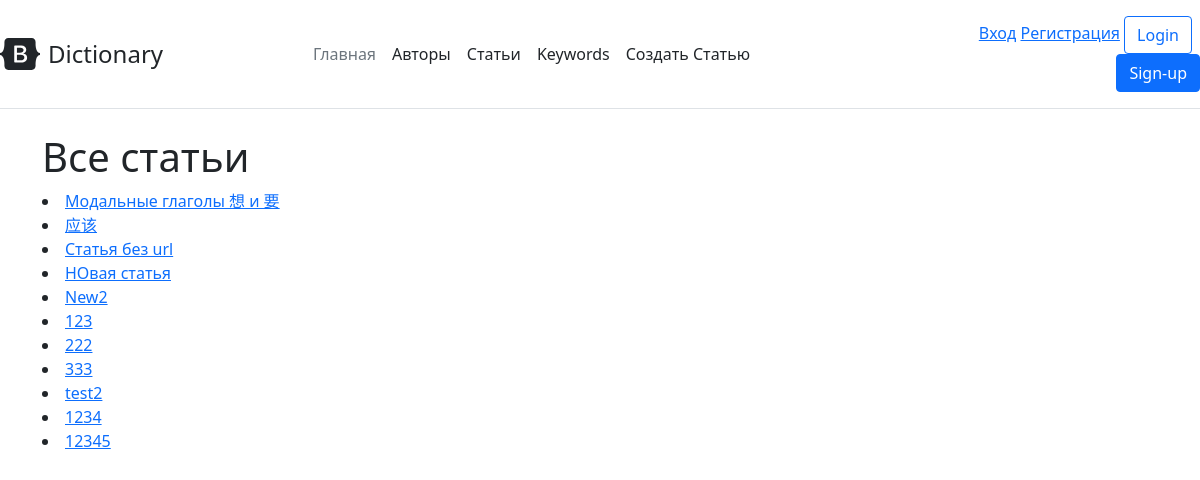
/article_list/, run on an earlier commit of the app's database.
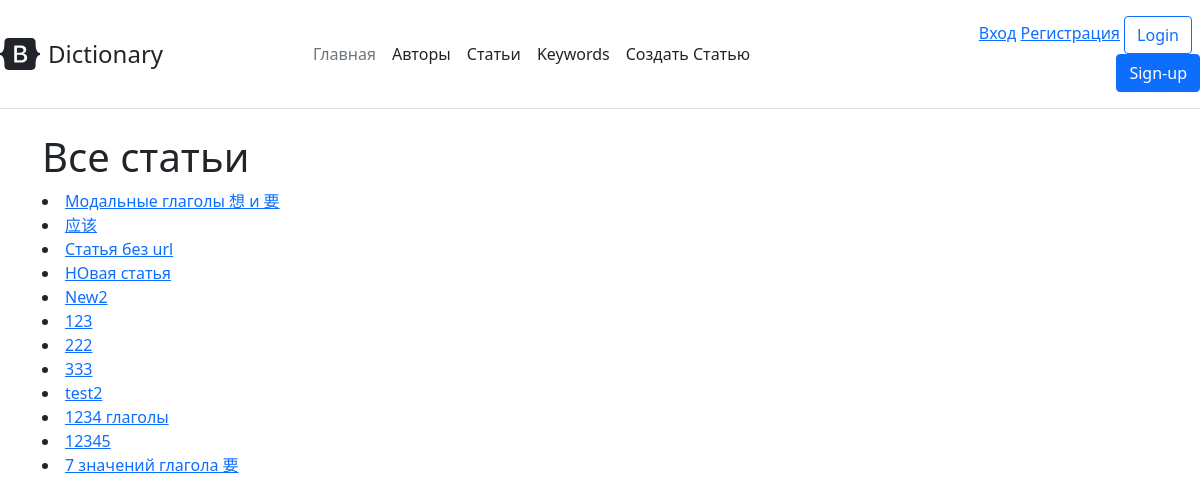
And on a later commit of the database.
### dictionary/models.py (models this page shows, shortened)
class Article(models.Model):
    title = models.CharField("Заголовок", max_length=250)
    message = models.TextField("Описание")
    url = models.SlugField(max_length=160, unique=True)
    keywords = models.ManyToManyField(Keyword, verbose_name="Ключевые слова", related_name="article_keywords")
    grammar = models.ManyToManyField(GrammarTopic, verbose_name="Грамматика", related_name="article_grammar", blank=True)
    lessons = models.ManyToManyField(Lesson, verbose_name="Уроки", related_name="article_lesson", blank=True)
    authors = models.ManyToManyField(User, verbose_name="Автор", related_name="article_author")
    draft = models.BooleanField("Черновик", default=False)
    def get_absolute_url(self):
        return reverse('article_detail', kwargs={"slug": self.url})
    class Meta:
        verbose_name = "Статья"
        verbose_name_plural = "Статьи"

### dictionary/views.py (the view)
# urls.py: path('article_list/', ArticleListView.as_view(), name="article_list"),
class ArticleListView(ListView):
    model = Article
    queryset = Article.objects.filter(draft=False)

### dictionary/templates/dictionary/article_list.html (shortened to what this page needs)
{% extends "dictionary/base.html" %}
{% block content %}
    <h1>Все статьи</h1>
    {% for article in object_list %}
        <li>
            <a href="{{ article.get_absolute_url }}">
                {{ article.title }}
            </a>
        </li>
    {% endfor %}
{% endblock %}

What changed in the data, as far as the page shows it:
changed Article: title "1234" → "1234 глаголы"
added Article: title "7 значений глагола 要"
